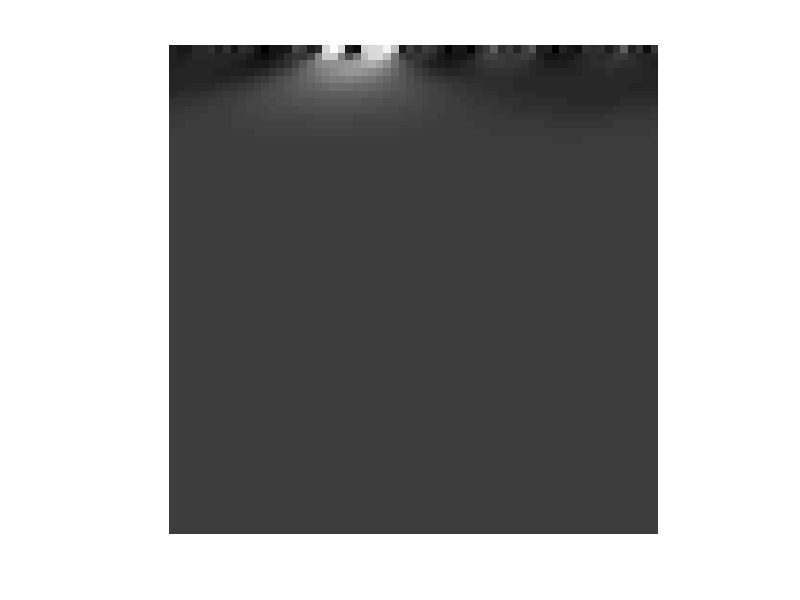
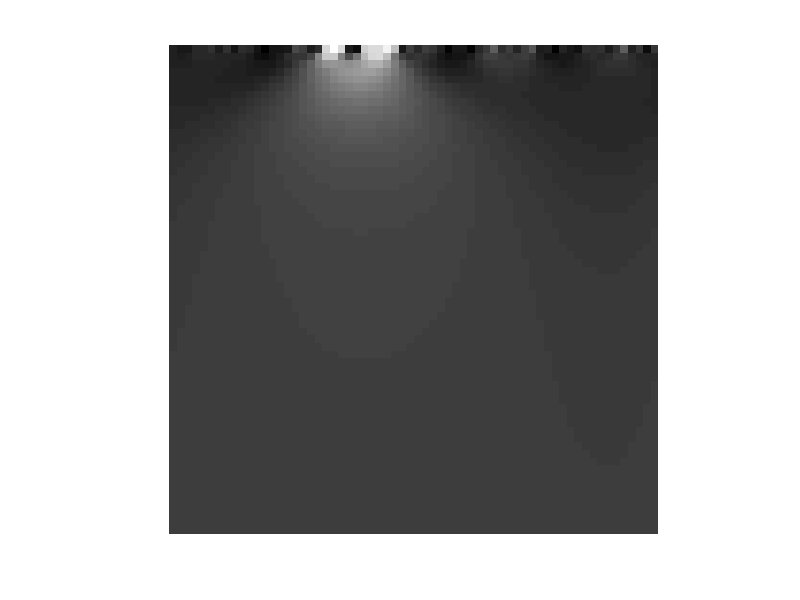

MATLAB code for these plots, in order:
function week4( ~ )
%Week 3: SIP Mandatory assignment
%   Mandatory assignment for Signal Image Processing
%   May include some supplementary assignments as well.

    function M = adjust(I)
        % Supplementary assignment 1.3

        % Rather use a confidence interval
        % The mean would have been acceptable also
        confidence = [0.05; 0.95];
        img_min = quantile(quantile(I, confidence(1)), confidence(1));
        img_max = quantile(quantile(I, confidence(2)), confidence(2));

        % Target interval
        my_min = 0;
        my_max = 255;

        % Init the scale
        scale = (my_max - my_min) / double((img_max - img_min));

        % Init target image
        M = zeros(size(I));

        % Very clever notation instead of a for-loop
        % For every pixel in original we subtract the image minimum, then
        % multiply by the calculated scale. Finally add our interval min.
        M(:,:) = ((I(:,:) - img_min) * scale + my_min);

        % Make sure that matlab see this as an image
        M = mat2gray(M);
        M = im2uint8(M);
    end

    function ftshow(F)
       figure, imshow(log(abs(F)), []); 
    end

% PART 1

    function LP = AlternativeLaplacianPyramid(I, P, sigma)
       % Construct the Laplacian pyramid differently
       GP = GaussianPyramid(I, P, sigma);
       LP = cell(P, 1);

       for p = 1:P - 1
           LP{p, 1} = GP{p, 1} - Gauss(GP{p, 1}, sigma);
       end

       LP{P, 1} = GP{P, 1};
    end

    function LP = LaplacianPyramid(I, P, sigma)
        % Generate the Laplacian pyramid to a certain level
        GP = GaussianPyramid(I, P, sigma);

        LP = cell(P, 1);

        for p = 1:P - 1
            LP{p, 1} = GP{p, 1} - Upsample(GP{p + 1, 1});
        end

        LP{P, 1} = GP{P, 1};
    end

    function G = Upsample(I)
       % Upsamples an image with factor two in the Fourier domain
       F = fftshift(fft2(I));
       offM = size(I, 1)/2;
       offN = size(I, 2)/2;

       G = zeros(size(I)*2);
       G(offM + 1:size(G,1) - offM, offN + 1:size(G,2) - offN) = F(:,:);
       G = abs(ifft2(G));
       G = double(G);
    end

    function G = Downsample(I)
       % We expect that the image have been blurred
       F = fftshift(fft2(I));

       if size(I, 1) ~= 1
           offM = size(I,1)/4;
       else
           offM = 0;
       end

       if size(I, 2) ~= 1
           offN = size(I,2)/4;
       else
           offN = 0;
       end

       F = F(offM + 1:size(I,1) - offM, offN + 1:size(I,2) - offN);
       G = abs(ifft2(F));
    end

    function GP = ReconstructFromLaplacian(LP)
        % Reconstruct the original image from a Laplacian pyramid
        % We do this by reconstructing the Gaussian Pyramid
        P = size(LP,1);
        GP = cell(P, 1);

        % The top of the pyramids is equal
        GP{P, 1} = LP{P, 1};

        for p = P:-1:2
            GP{p - 1, 1} = LP{p - 1, 1} + Upsample(GP{p, 1});
        end
    end

    function GP = GaussianPyramid(I, Q, sigma)
        % Construct a gaussian pyramid of height Q
        GP = cell(Q, 1);

        GP{1, 1} = double(I);

        for q = 1:Q - 1
            GP{q + 1, 1} = Downsample(Gauss(GP{q, 1}, sigma));
        end
    end

    function G = Gauss(I, sigma)
        % Compute the gaussian with specified sigma
        % Convolution is done in the frequency domain
        F = fft2(I);

        h = fspecial('gaussian', size(I), sigma);
        h = fft2(h);

        G = abs(fftshift(ifft2(h.*F)));
    end

    function ShowPyramid(PYR, cmap)
        figure;
        hold on;
        for i = 1:length(PYR)
            subplot(2, 3, i), imshow(PYR{i, 1}, cmap);
        end
        hold off;
    end

    function part1( ~ )
        [g1 cmap] = imread('../../../../images/lenna.tiff', 'tiff');
        %[g1 cmap] = imread('../../../../images/R1.tiff');
        %g1 = imread('../../../../images/noisy.tiff');
        %g1 = imread('../../../../images/berlinger.tiff');
        %g1 = imread('../../../../images/square.tiff');
        %g1 = imread('../../../../images/unix.tiff');
        
        sigma = 4;
        levels = 6;
        % Write something
    end

% PART 2

    function S = ConstructSignal( ~ )
        N = 64;
        S = [zeros(1,20),ones(1,3),zeros(1,2),ones(1,5)];
        S = [S,zeros(1,N-length(S))] + 0.1*randn(1,N);
    end

    function I = ScalesOfSignal(S, levels)
        I = zeros(levels, length(S));
        I(1,:) = S;
        for sigma = 1:levels - 1
            %I(sigma + 1, :) = Gauss(S, sigma);
            I(sigma + 1, :) = Gauss(I(sigma,:), sigma);
        end
    end

    function I = AltScalesOfSignal(S, levels)
        I = zeros(levels, length(S));
        I(1,:) = S;
        for sigma = 1:levels - 1
            I(sigma + 1, :) = Gauss(S, sigma);
        end
    end

    function peaks = FindMaxPyr(PYR)
        peaks = zeros(length(PYR), 2);
        for i = 1:length(PYR)
            [peaks(i, 1) peaks(i, 2)] = max(PYR{i, 1});
        end
    end

    function part2( ~ )
        S = ConstructSignal();
        S = adjust(S);
        s1 = ScalesOfSignal(S, length(S));
        s2 = AltScalesOfSignal(S, length(S));
        figure, imshow(s1, []);
        figure, imshow(s2, []);

        %figure('Position', [1 1 600 800]);
        %for i = 1:6
        %    subplot(3, 2, i), plot(s(i, :));
        %end
    end

close all;
part2();

end
